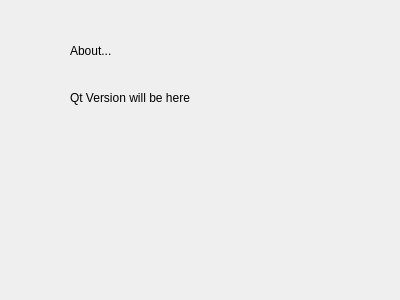
<?xml version="1.0" encoding="UTF-8"?>
<ui version="4.0">
 <class>AboutDialog</class>
 <widget class="QDialog" name="AboutDialog">
  <property name="geometry">
   <rect>
    <x>0</x>
    <y>0</y>
    <width>400</width>
    <height>300</height>
   </rect>
  </property>
  <property name="windowTitle">
   <string>Dialog</string>
  </property>
  <widget class="QLabel" name="label">
   <property name="geometry">
    <rect>
     <x>70</x>
     <y>30</y>
     <width>271</width>
     <height>41</height>
    </rect>
   </property>
   <property name="text">
    <string>About...</string>
   </property>
  </widget>
  <widget class="QLabel" name="label_2">
   <property name="geometry">
    <rect>
     <x>70</x>
     <y>90</y>
     <width>221</width>
     <height>16</height>
    </rect>
   </property>
   <property name="text">
    <string>Qt Version will be here</string>
   </property>
  </widget>
 </widget>
 <resources/>
 <connections/>
</ui>
